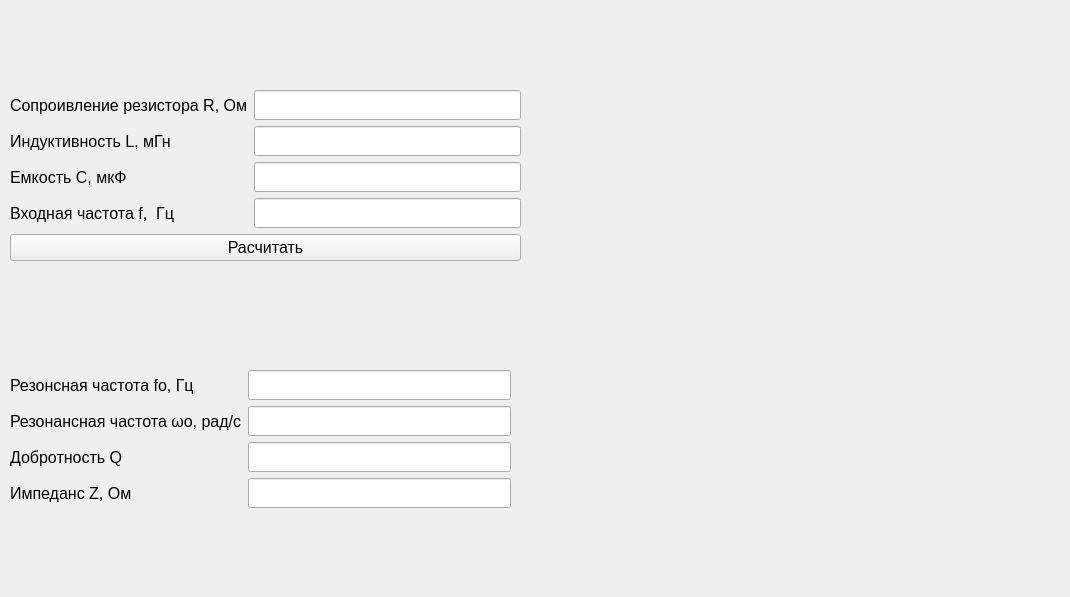
<?xml version="1.0" encoding="UTF-8"?>
<ui version="4.0">
 <class>Form</class>
 <widget class="QWidget" name="Form">
  <property name="geometry">
   <rect>
    <x>0</x>
    <y>0</y>
    <width>1070</width>
    <height>597</height>
   </rect>
  </property>
  <property name="windowTitle">
   <string>Form</string>
  </property>
  <widget class="QWidget" name="formLayoutWidget">
   <property name="geometry">
    <rect>
     <x>10</x>
     <y>370</y>
     <width>501</width>
     <height>151</height>
    </rect>
   </property>
   <layout class="QFormLayout" name="formLayout">
    <item row="1" column="0">
     <widget class="QLabel" name="label_5">
      <property name="maximumSize">
       <size>
        <width>16777215</width>
        <height>30</height>
       </size>
      </property>
      <property name="font">
       <font>
        <pointsize>12</pointsize>
       </font>
      </property>
      <property name="text">
       <string>Резонансная частота ωo, рад/с</string>
      </property>
      <property name="margin">
       <number>0</number>
      </property>
     </widget>
    </item>
    <item row="0" column="0">
     <widget class="QLabel" name="label_4">
      <property name="maximumSize">
       <size>
        <width>16777215</width>
        <height>30</height>
       </size>
      </property>
      <property name="font">
       <font>
        <pointsize>12</pointsize>
       </font>
      </property>
      <property name="text">
       <string>Резонсная частота fo, Гц</string>
      </property>
      <property name="margin">
       <number>0</number>
      </property>
     </widget>
    </item>
    <item row="2" column="0">
     <widget class="QLabel" name="label_10">
      <property name="maximumSize">
       <size>
        <width>16777215</width>
        <height>30</height>
       </size>
      </property>
      <property name="font">
       <font>
        <pointsize>12</pointsize>
       </font>
      </property>
      <property name="text">
       <string>Добротность Q</string>
      </property>
      <property name="margin">
       <number>0</number>
      </property>
     </widget>
    </item>
    <item row="0" column="1">
     <widget class="QLineEdit" name="Freq_hz">
      <property name="sizePolicy">
       <sizepolicy hsizetype="Expanding" vsizetype="Maximum">
        <horstretch>0</horstretch>
        <verstretch>0</verstretch>
       </sizepolicy>
      </property>
      <property name="minimumSize">
       <size>
        <width>0</width>
        <height>30</height>
       </size>
      </property>
     </widget>
    </item>
    <item row="1" column="1">
     <widget class="QLineEdit" name="Freq_rad">
      <property name="sizePolicy">
       <sizepolicy hsizetype="Expanding" vsizetype="Maximum">
        <horstretch>0</horstretch>
        <verstretch>0</verstretch>
       </sizepolicy>
      </property>
      <property name="minimumSize">
       <size>
        <width>0</width>
        <height>30</height>
       </size>
      </property>
     </widget>
    </item>
    <item row="2" column="1">
     <widget class="QLineEdit" name="QQ">
      <property name="sizePolicy">
       <sizepolicy hsizetype="Expanding" vsizetype="Maximum">
        <horstretch>0</horstretch>
        <verstretch>0</verstretch>
       </sizepolicy>
      </property>
      <property name="minimumSize">
       <size>
        <width>0</width>
        <height>30</height>
       </size>
      </property>
     </widget>
    </item>
    <item row="3" column="0">
     <widget class="QLabel" name="label_11">
      <property name="maximumSize">
       <size>
        <width>16777215</width>
        <height>30</height>
       </size>
      </property>
      <property name="font">
       <font>
        <pointsize>12</pointsize>
       </font>
      </property>
      <property name="text">
       <string>Импеданс Z, Ом</string>
      </property>
      <property name="margin">
       <number>0</number>
      </property>
     </widget>
    </item>
    <item row="3" column="1">
     <widget class="QLineEdit" name="ZZ">
      <property name="sizePolicy">
       <sizepolicy hsizetype="Expanding" vsizetype="Maximum">
        <horstretch>0</horstretch>
        <verstretch>0</verstretch>
       </sizepolicy>
      </property>
      <property name="minimumSize">
       <size>
        <width>0</width>
        <height>30</height>
       </size>
      </property>
     </widget>
    </item>
   </layout>
  </widget>
  <widget class="QWidget" name="formLayoutWidget_2">
   <property name="geometry">
    <rect>
     <x>10</x>
     <y>90</y>
     <width>511</width>
     <height>198</height>
    </rect>
   </property>
   <layout class="QFormLayout" name="formLayout_2">
    <item row="0" column="0">
     <widget class="QLabel" name="label">
      <property name="maximumSize">
       <size>
        <width>16777215</width>
        <height>30</height>
       </size>
      </property>
      <property name="font">
       <font>
        <pointsize>12</pointsize>
       </font>
      </property>
      <property name="text">
       <string>Сопроивление резистора R, Ом</string>
      </property>
      <property name="margin">
       <number>0</number>
      </property>
     </widget>
    </item>
    <item row="0" column="1">
     <widget class="QLineEdit" name="RR">
      <property name="sizePolicy">
       <sizepolicy hsizetype="Expanding" vsizetype="Maximum">
        <horstretch>0</horstretch>
        <verstretch>0</verstretch>
       </sizepolicy>
      </property>
      <property name="minimumSize">
       <size>
        <width>0</width>
        <height>30</height>
       </size>
      </property>
     </widget>
    </item>
    <item row="1" column="0">
     <widget class="QLabel" name="label_2">
      <property name="maximumSize">
       <size>
        <width>16777215</width>
        <height>30</height>
       </size>
      </property>
      <property name="font">
       <font>
        <pointsize>12</pointsize>
       </font>
      </property>
      <property name="text">
       <string>Индуктивность L, мГн</string>
      </property>
      <property name="margin">
       <number>0</number>
      </property>
     </widget>
    </item>
    <item row="1" column="1">
     <widget class="QLineEdit" name="LL">
      <property name="sizePolicy">
       <sizepolicy hsizetype="Expanding" vsizetype="Maximum">
        <horstretch>0</horstretch>
        <verstretch>0</verstretch>
       </sizepolicy>
      </property>
      <property name="minimumSize">
       <size>
        <width>0</width>
        <height>30</height>
       </size>
      </property>
     </widget>
    </item>
    <item row="2" column="0">
     <widget class="QLabel" name="label_3">
      <property name="maximumSize">
       <size>
        <width>16777215</width>
        <height>30</height>
       </size>
      </property>
      <property name="font">
       <font>
        <pointsize>12</pointsize>
       </font>
      </property>
      <property name="text">
       <string>Емкость C, мкФ</string>
      </property>
      <property name="margin">
       <number>0</number>
      </property>
     </widget>
    </item>
    <item row="2" column="1">
     <widget class="QLineEdit" name="CC">
      <property name="sizePolicy">
       <sizepolicy hsizetype="Expanding" vsizetype="Maximum">
        <horstretch>0</horstretch>
        <verstretch>0</verstretch>
       </sizepolicy>
      </property>
      <property name="minimumSize">
       <size>
        <width>0</width>
        <height>30</height>
       </size>
      </property>
     </widget>
    </item>
    <item row="5" column="0" colspan="2">
     <widget class="QPushButton" name="pushButton">
      <property name="font">
       <font>
        <pointsize>12</pointsize>
       </font>
      </property>
      <property name="text">
       <string>Расчитать</string>
      </property>
     </widget>
    </item>
    <item row="3" column="0">
     <widget class="QLabel" name="label_8">
      <property name="maximumSize">
       <size>
        <width>16777215</width>
        <height>30</height>
       </size>
      </property>
      <property name="font">
       <font>
        <pointsize>12</pointsize>
       </font>
      </property>
      <property name="text">
       <string>Входная частота f,  Гц</string>
      </property>
      <property name="margin">
       <number>0</number>
      </property>
     </widget>
    </item>
    <item row="3" column="1">
     <widget class="QLineEdit" name="CC_2">
      <property name="sizePolicy">
       <sizepolicy hsizetype="Expanding" vsizetype="Maximum">
        <horstretch>0</horstretch>
        <verstretch>0</verstretch>
       </sizepolicy>
      </property>
      <property name="minimumSize">
       <size>
        <width>0</width>
        <height>30</height>
       </size>
      </property>
     </widget>
    </item>
   </layout>
  </widget>
  <widget class="QLabel" name="label_6">
   <property name="geometry">
    <rect>
     <x>540</x>
     <y>80</y>
     <width>511</width>
     <height>451</height>
    </rect>
   </property>
   <property name="text">
    <string/>
   </property>
   <property name="pixmap">
    <pixmap>../../img/RLC/RLC_seq.png</pixmap>
   </property>
   <property name="scaledContents">
    <bool>true</bool>
   </property>
  </widget>
  <widget class="QLabel" name="label_7">
   <property name="geometry">
    <rect>
     <x>380</x>
     <y>30</y>
     <width>47</width>
     <height>13</height>
    </rect>
   </property>
   <property name="text">
    <string/>
   </property>
  </widget>
 </widget>
 <resources/>
 <connections/>
</ui>
